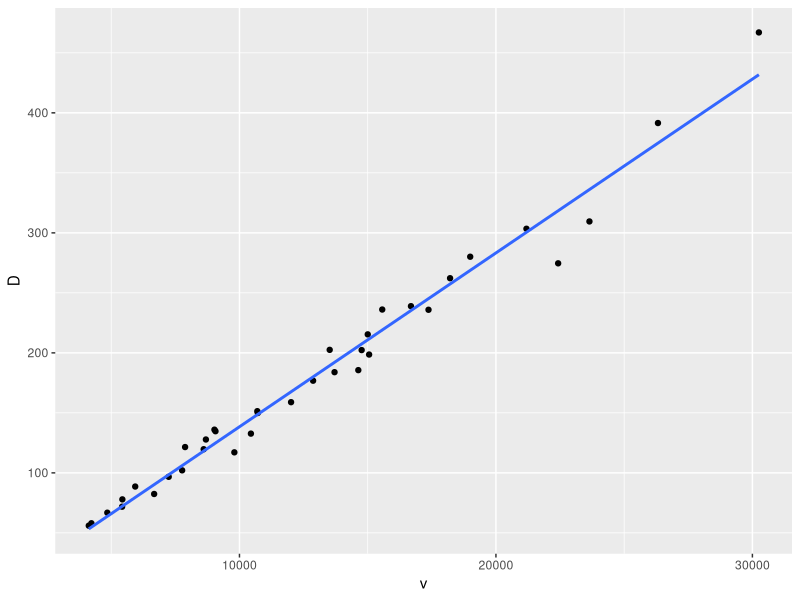
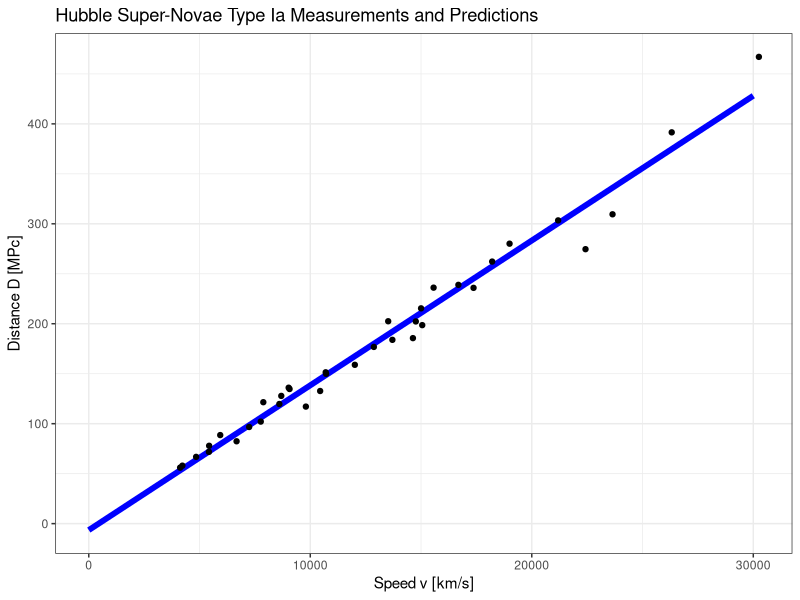

Recreate these plots in R, in order.
## ---- chunk 1
knitr::opts_chunk$set(echo = TRUE)
## ---- chunk 2
suppressPackageStartupMessages(library(dplyr))
suppressPackageStartupMessages(library(ggplot2))
suppressPackageStartupMessages(library(lava))
## ---- chunk 3
data("hubble")
## ---- chunk 4
hubble %>%
  head()
## ---- chunk 5
g <- ggplot(hubble, aes(v, D))
g <- g + geom_point()
g <- g + geom_smooth(method = "lm", se = F)
g
## ---- chunk 6
fit_lm <- lm(formula = D ~ v,
             data = hubble)
## ---- chunk 7
fit_lm_summary <- summary(fit_lm)
fit_lm_summary$adj.r.squared
## ---- chunk 8
new_data <- data.frame(v = seq(0, 30000, 1000))
## ---- chunk 9
new_data$D_pred <- predict(object = fit_lm, newdata = new_data)
## ---- chunk 10
g <- ggplot(new_data, aes(v, D_pred))
g <- g + geom_line(color = "blue", size = 2)
g <- g + geom_point(data = hubble, aes(v, D))
g <- g + theme_bw()
g <- g + xlab ("Speed v [km/s]")
g <- g + ylab ("Distance D [MPc]")
g <- g + ggtitle("Hubble Super-Novae Type Ia Measurements and Predictions")
g
## ---- chunk 11
hubble$H_0 <- hubble$v / hubble$D
median(hubble$H_0)
